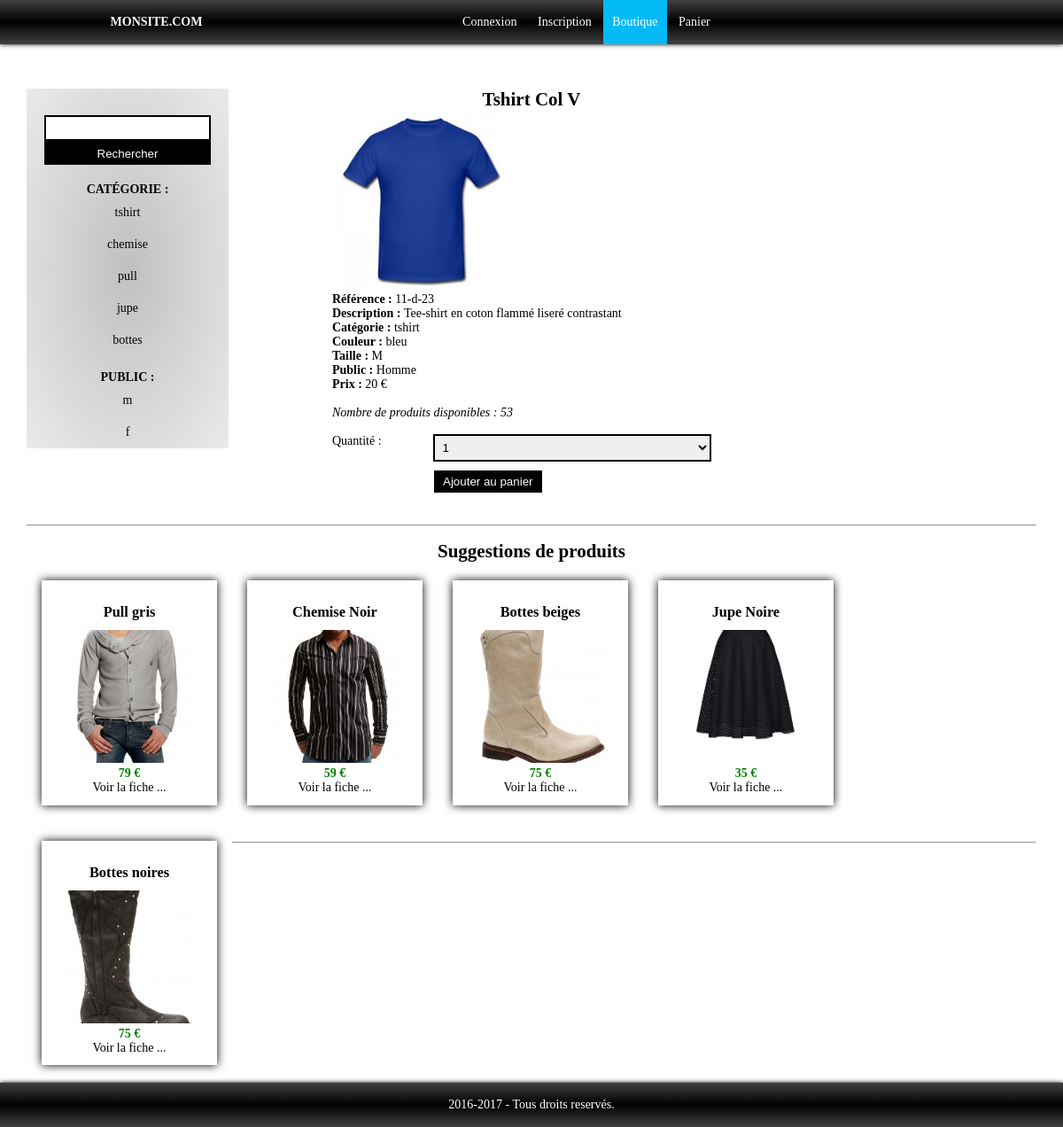
/fiche_produit.php?id=1, run on the app's committed database.
### tables this page shows
CREATE TABLE `produit` (
  `id_produit` int(3) NOT NULL,
  `reference` varchar(20) NOT NULL,
  `categorie` varchar(20) NOT NULL,
  `titre` varchar(100) NOT NULL,
  `description` text NOT NULL,
  `couleur` varchar(20) NOT NULL,
  `taille` varchar(5) NOT NULL,
  `public` enum('m','f','mixte') NOT NULL,
  `photo` varchar(250) NOT NULL,
  `prix` int(3) NOT NULL,
  `stock` int(3) NOT NULL
);

### fiche_produit.php (the view, shortened to what this page needs)
<?php
require_once('inc/init.inc.php');
require_once('inc/haut.inc.php');
$resultat = $pdo -> query("SELECT DISTINCT categorie FROM produit WHERE stock != 0");
$categorie = $resultat -> fetchAll(PDO::FETCH_ASSOC);
$resultat = $pdo -> query("SELECT DISTINCT public FROM produit WHERE stock != 0");
$public = $resultat -> fetchAll(PDO::FETCH_ASSOC);
?>
<div class="boutique-gauche">
	<div class="bandeau">
		<form action="?search=$_GET['search']" method="get" id="searchForm">
			<input type="text" name="search" id="searchInput">
			<ul class="product_list"></ul>
			<input type="submit" value="Rechercher">
		</form>
	</div>
	<ul>
		<li><b>CAT&Eacute;GORIE :</b></li>
		<?php foreach ($categorie as $cat) : ?>
		<li>
			<a href="boutique.php?categorie=<?= $cat['categorie'] ?>"><?= $cat['categorie'] ?></a>
		</li>
		<?php endforeach; ?>
	</ul>
	<br>
	<ul>
		<li><b>PUBLIC :</b></li>
		<?php foreach ($public as $sexe) : ?>
		<li>
			<a href="boutique.php?public=<?= $sexe['public'] ?>"><?= $sexe['public'] ?></a>
		</li>
		<?php endforeach; ?>
	</ul>
</div>
<?php
if(isset($_GET['id']) && $_GET['id'] != '' && is_numeric($_GET['id'])){
	$resultat = $pdo -> prepare("SELECT * FROM produit WHERE id_produit = :id");
	$resultat -> bindParam(':id', $_GET['id'], PDO::PARAM_INT);
	$resultat -> execute();
} else {
	header('location:boutique.php');
}
if($resultat -> RowCount() != 0){
		$produit = $resultat -> fetch(PDO::FETCH_ASSOC);
		extract($produit);
?>
<div class="produit">
	<h1><?= $titre ?></h1>
	<img class="produit" src="photo/<?= $photo ?>" alt="">
	<br>
	<ul class="produit">
		<li><b>Référence : </b><?= $reference ?></li>
		<li><b>Description : </b><?= $description ?></li>
		<li><b>Catégorie : </b><?= $categorie ?></li>
		<li><b>Couleur : </b><?= $couleur ?></li>
		<li><b>Taille : </b><?= $taille ?></li>
		<li><b>Public : </b><?php if($public == 'm'){echo 'Homme';} elseif($public == 'f') {echo 'Femme';} else { echo 'Unisexe';} ?></li>
		<li><b>Prix : </b><?= $prix ?> €</li>
	</ul>
	<br>
	<?php if($stock > 0) : ?>
		<i>Nombre de produit<?= ($stock >1 ) ? 's' : '' ?> disponible<?= ($stock >1 ) ? 's' : '' ?> : <?= $stock ?></i>
	<br><br>
	<form action="" method="post">
		<label for="quantite">Quantité : </label>
		<select name="quantite" id="quantite">
			<?php
				$quantite = $_SESSION['panier']['quantite']['$positionPdt'];
				$stock -= $quantite;
				for($i = 1; $i <= $stock && $i <= 5; $i++) : ?>
					<option value="<?= $i ?>"><?= $i ?></option>
			<?php endfor; ?>
		</select>
		<br>
		<input type="submit" value="Ajouter au panier">
	</form>
	<?php else : ?>
		<span style="color:red"> Produit en rupture de stock !!!</span>
	<?php endif ?>
</div>
	<br><hr><br>
	<?php
	$resultat = $pdo -> query("SELECT * FROM produit WHERE categorie != '$categorie' ORDER BY RAND() LIMIT 0,5");
	$suggestion = $resultat -> fetchAll(PDO::FETCH_ASSOC);
	?>
	<div class="bloc_suggestion">
		<h1>Suggestions de produits</h1>
		<?php foreach ($suggestion as $produit) : ?>
			<div class="suggestion">
				<h3><?= $produit['titre'] ?></h3>
				<a href="?id=<?= $produit['id_produit'] ?> ">	<img src="photo/<?= $produit['photo'] ?>">
				</a>
				<p class="prix"><?= $produit['prix'] ?> €</p>
				<p>
					<a href="?id=<?= $produit['id_produit'] ?> ">Voir la fiche ...</a>
				</p>
			</div>
		<?php endforeach; ?>
		<br>
	</div>
	<hr>
<?php
} else {
	header('location:boutique.php');
}
require_once('inc/bas.inc.php');
?>

### css/style.css (style rules this page uses)
body { font-family : verdana; font-size: 14px; }
h1 { text-align: center; }
a { text-decoration: none; color: #000; }
.boutique-gauche { float: left; width: 20%; min-height: calc( 100vh * 1 / 3); margin-right: 10%; padding-top: 10px; text-align: center; background: #c0c0c0; background: -moz-radial-gradient(center, ellipse cover, #c0c0c0 0%, #eaeaea 100%); background: #c0c0c0; background: -moz-radial-gradient(center, ellipse cover, #c0c0c0 0%, #eaeaea 100%); background: radial-gradient(ellipse at center, #c0c0c0, #eaeaea); }
.boutique-gauche ul { list-style: none; padding: 0; }
.boutique-gauche ul li a { display: block; padding: 10px; }
.boutique-gauche ul.product_list { background-color: white; border: 1px solid black; }
div.produit { width: 450px; margin : 20px auto; }
img.produit { width: 200px; }
ul.produit li { list-style: none; }
.bloc_suggestion { min-height: 340px; }
.suggestion { width: 15%; min-width: 175px; float: left; text-align: center; margin: 20px 1.5%; box-shadow: 0px 0px 10px black; padding: 1%; }
.suggestion h3 { padding: 5px 0; height: 15px; margin: 10px 0; overflow: hidden; }
.suggestion img { width: 150px; height: 150px; object-fit: cover; }
.suggestion .prix { color: green; font-weight: bold; }
.bandeau { margin: 20px; padding: 0; }
.bandeau input:not([type="submit"]), .bandeau input[type="submit"] { width: 100%; margin: 0; box-sizing: border-box; }
label { display: inline-block; width:110px; vertical-align: top; }
textarea, select, input:not([type="submit"]) { width: 300px; margin-bottom: 10px; padding: 5px; border: 2px solid black; }
select { width:314px; }
input[type="submit"] { background-color: black; color: white; border: 0; padding: 5px 10px; margin-left:115px; }

### data on the page
produit: titre "Tshirt Col V", photo (picture), reference "11-d-23", description "Tee-shirt en coton flammé liseré contrastant", categorie "tshirt", couleur "bleu", taille "M", prix "20", stock "53"
produit: titre "Pull gris", photo (picture), prix "79"
produit: titre "Chemise Noir", photo (picture), prix "59"
produit: titre "Bottes beiges", photo (picture), prix "75"
produit: titre "Jupe Noire", photo (picture), prix "35"
produit: titre "Bottes noires", photo (picture), prix "75"

### other printed values
$cat['categorie'] "tshirt"
$cat['categorie'] "chemise"
$cat['categorie'] "pull"
$cat['categorie'] "jupe"
$cat['categorie'] "bottes"
$sexe['public'] "m"
$sexe['public'] "f"
form field quantite "1"
